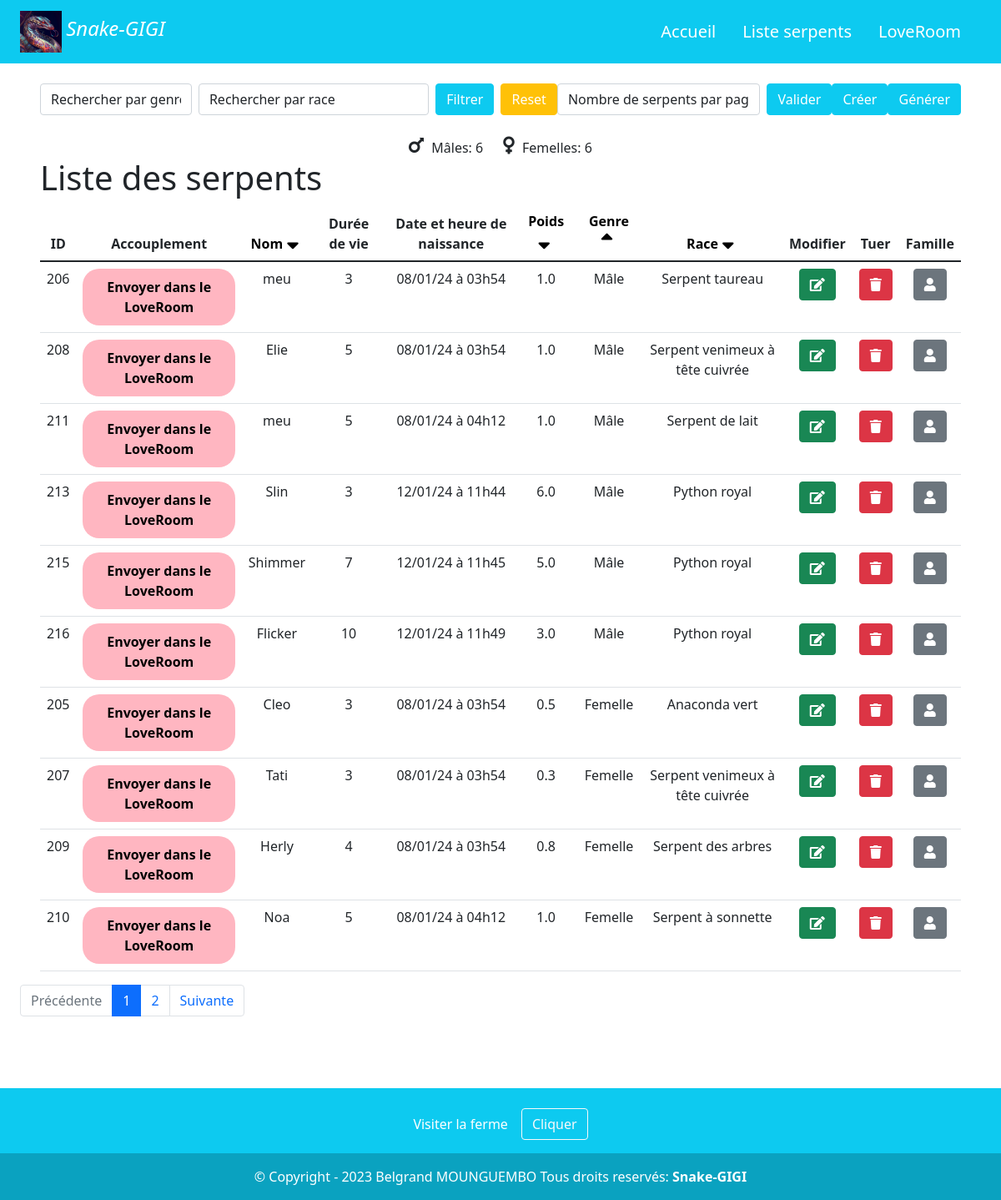
The page /index.php?idpage=listSerpents&sort=genre&direction=asc&page=1 on the database its author committed.
### tables this page shows
CREATE TABLE `Serpents` (
  `idSerpents` int(11) NOT NULL,
  `nom` varchar(255) DEFAULT NULL,
  `dureeVie` int(11) NOT NULL,
  `heure_et_date_naissance` datetime NOT NULL,
  `poids` decimal(5,2) NOT NULL,
  `genre` enum('Mâle','Femelle') NOT NULL,
  `idRace` int(11) DEFAULT NULL,
  `idPere` varchar(11) DEFAULT NULL,
  `idMere` varchar(11) DEFAULT NULL,
  `inLoveRoom` tinyint(1) DEFAULT '0',
  `estMort` int(1) DEFAULT NULL
);

CREATE TABLE `Races` (
  `idRace` int(11) NOT NULL,
  `nomRace` varchar(255) DEFAULT NULL
);

### Classes/bdd.class.php (called while the page is built, shortened)
<?php
class BDD {
	private $conn;
	public function __construct($h = 'localhost', $db = 'ElevageSerpents', $u = 'root', $pw = '') {
        $host = "127.0.0.1";
        $port = "8889";
        $dbname = "ElevageSerpents";
        $username = "root";
        $password = "root";
        $socket = "/Applications/MAMP/tmp/mysql/mysql.sock";
        $this->conn = new PDO("mysql:host=$host;port=$port;dbname=$dbname;charset=utf8;unix_socket=$socket", $username, $password);
    }
    public function execReq($sql, $params = []) {
        try {
            $stmt = $this->conn->prepare($sql);
            $stmt->execute($params);
            if (strpos($sql, 'SELECT') === 0) {
                return $stmt->fetchAll();
            }
            return $stmt->rowCount();
        } catch (PDOException $e) {
            echo "Erreur de base de données : " . $e->getMessage();
            return false;
        }
    }
}
?>

### pages/listSerpents.php (the view, shortened to what this page needs)
<?php
require_once('Classes/bdd.class.php');
$bdd = new BDD();
    if (isset($_GET['page']) && !empty($_GET['page'])) {
        $currentPage = (int) strip_tags($_GET['page']);
    } else {
        $currentPage = 1;
    }
    if (!isset($_POST["valider"]) && !isset($_SESSION["parPage"])) {
        $parPage = 10;
    } else if (isset($_POST["valider"])) {
        $parPage = intval($_POST["nbSerpents"]);
        $_SESSION["parPage"] = $parPage;
    } else {
        $parPage = (int)$_SESSION["parPage"];
    }
    $whereConditions = "WHERE (Serpents.inLoveRoom = 0 OR Serpents.inLoveRoom IS NULL)";
    $sql = "SELECT COUNT(*) AS nb_serpents FROM Serpents INNER JOIN Races ON Serpents.idRace = Races.idRace " . $whereConditions;
    $query = $bdd->execReq($sql);
    $res = $query[0];
    $nbSerpents = (int) $res['nb_serpents'];
    $pages = ceil($nbSerpents / $parPage);
    $first = ($currentPage * $parPage) - $parPage;
    $sort = $_GET['sort'] ?? 'idSerpents';
    $direction = $_GET['direction'] ?? 'asc';
    $sortColumn = $sort;
    if ($sort === 'race') {
        $sortColumn = 'Races.nomRace';
    } else if ($sort !== 'idSerpents') {
        $sortColumn = 'Serpents.' . $sort;
    }
    $sql = "SELECT Serpents.*, Races.nomRace
        FROM Serpents
        INNER JOIN Races ON Serpents.idRace = Races.idRace
        " . $whereConditions . "
        ORDER BY " . $sortColumn . " " . $direction . "
        LIMIT " . $first . "," . $parPage;
    $query = $bdd->execReq($sql);
    $serpents = $query;
$sqlMale = "SELECT COUNT(*) AS male_count FROM Serpents WHERE genre = 'Mâle'";
$queryMale = $bdd->execReq($sqlMale);
$maleCount = $queryMale[0]['male_count'];
$sqlFemale = "SELECT COUNT(*) AS female_count FROM Serpents WHERE genre = 'Femelle'";
$queryFemale = $bdd->execReq($sqlFemale);
$femaleCount = $queryFemale[0]['female_count'];
?>
<!DOCTYPE html>
<html lang="en">
<head>
    <link rel="stylesheet" href="https://stackpath.bootstrapcdn.com/bootstrap/5.1.3/css/bootstrap.min.css">
    <link rel="stylesheet" href="https://cdnjs.cloudflare.com/ajax/libs/font-awesome/5.15.1/css/all.min.css">
</head>
<body class="w-100">
    <div class="container-fluid" style="padding-bottom: 70px;">
        <main class="container-fluid  mt-4" >
            <div class="d-flex justify-content-between align-items-end mb-4">
                <form method="POST" class="d-flex">
                    <div class="me-2">
                        <select name="filter_gender" id="filter_gender" class="form-control">
                            <option value="" class="text-gray">Rechercher par genre</option>
                        </select>
                    </div>
                    <div class="me-2">
                        <select name="nameRace" id="idRace" class="form-control">
                            <option value="" class="text-gray">Rechercher par race</option>
                        </select>
                    </div>
                    <div class="me-2">
                        <button type="submit" name="filter" id="filter" class="btn btn-info text-white" style="text-decoration: none;">Filtrer</button>
                    </div>
                    <div>
                        <button type="submit" name="resetFilter" class="btn btn-warning text-white" style="text-decoration: none;">Reset</button>
                    </div>
                </form>
                <div class="d-flex">
                    <form action="" method="POST" class="d-flex">
                        <div class="me-2 text-gray" >
                            <select name="nbSerpents" id="" class="form-control">
                                <option value="" class="text-white">Nombre de serpents par page</option>
                            </select>
                        </div>
                        <button type="submit" name="valider" class="btn btn-info text-white" style="text-decoration: none;">Valider</button>
                    </form>
                </div>
                <div>
                    <a href="index.php?idpage=create" class="btn btn-info text-white" style="text-decoration: none;">Créer</a>
                </div>
                <div>
                    <form action="" method="POST">
                        <button type="submit" name="generateSerpents" class="btn btn-info text-white" style="text-decoration: none;">Générer </button>
                    </form>
                </div>
            </div>
            <div class="serpent-counts text-center">
                <span><i class="fas fa-mars" style="font-size: 24px;"></i> Mâles: <?= $maleCount ?></span>
                <span><i class="fas fa-venus" style="font-size: 24px;"></i> Femelles: <?= $femaleCount ?></span>
            </div>
            <div class="row">
                <section class="col-12">
                    <h1>Liste des serpents</h1>
                    <table class="table">
                        <thead>
                            <th class="text-center">ID</th>
                            <th class="text-center">Accouplement</th>
                            <th class="text-center">
                                <a href="index.php?idpage=listSerpents&sort=nom&direction=<?php echo ($sort == 'nom' && $direction == 'asc') ? 'desc' : 'asc'; ?>&page=<?= $currentPage ?> " style="color: black; text-decoration: none;">
                                    Nom
                                    <i class="fas <?php echo ($sort == 'nom' && $direction == 'asc') ? 'fa-sort-up' : 'fa-sort-down'; ?>"></i>
                                </a>
                            </th>
                            <th class="text-center">Durée de vie</th>
                            <th class="text-center">Date et heure de naissance</th>
                            <th class="text-center">
                                <a href="index.php?idpage=listSerpents&sort=poids&direction=<?php echo ($sort == 'poids' && $direction == 'asc') ? 'desc' : 'asc'; ?>&page=<?= $currentPage ?>" style="color: black; text-decoration: none;">
                                    Poids
                                    <i class="fas <?php echo ($sort == 'poids' && $direction == 'asc') ? 'fa-sort-up' : 'fa-sort-down'; ?>"></i>
                                </a>
                            </th>
                            <th class="text-center">
                                <a href="index.php?idpage=listSerpents&sort=genre&direction=<?php echo ($sort == 'genre' && $direction == 'asc') ? 'desc' : 'asc'; ?>&page=<?= $currentPage ?>" style="color: black; text-decoration: none;">
                                    Genre
                                    <i class="fas <?php echo ($sort == 'genre' && $direction == 'asc') ? 'fa-sort-up' : 'fa-sort-down'; ?>"></i>
                                </a>
                            </th>
                            <th class="text-center">
                                <a href="index.php?idpage=listSerpents&sort=race&direction=<?php echo ($sort == 'race' && $direction == 'asc') ? 'desc' : 'asc'; ?>&page=<?= $currentPage ?>" style="color: black; text-decoration: none;">
                                    Race
                                    <i class="fas <?php echo ($sort == 'race' && $direction == 'asc') ? 'fa-sort-up' : 'fa-sort-down'; ?>"></i>
                                </a>
                            </th>
                            <th class="text-center">Modifier</th>
                            <th class="text-center">Tuer</th>
                            <th class="text-center">Famille</th>
                        </thead>
                        <tbody>
                            <?php
                                foreach ($serpents as $serpent) {
                                $dateNaissance = DateTime::createFromFormat('Y-m-d H:i:s', $serpent['heure_et_date_naissance']);
                                if ($dateNaissance) {
                                    $formattedDate = $dateNaissance->format('d/m/y \à H\hi');
                                } else {
                                    $formattedDate = 'Date inconnue';
                                }
                                echo "<tr>";
                                echo "<td class='text-center'>" . htmlspecialchars($serpent['idSerpents']) . "</td>";
                                echo "<td class='text-center'>" .
                                        "<div>" .
                                        "<form action='index.php?idpage=loveRoom' method='POST'>" .
                                        "<input type='hidden' name='idSerpents' value='" . htmlspecialchars($serpent["idSerpents"]) . "'/>" .
                                        "<button type='submit' class='btn-love' name='inLoveRoom'>Envoyer dans le LoveRoom</button>" .
                                        "</form>" .
                                        "</div>" .
                                    "</td>";
                                echo "<td class='text-center'>" . htmlspecialchars($serpent['nom']) . "</td>";
                                echo "<td class='text-center'>" . htmlspecialchars($serpent['dureeVie']) . "</td>";
                                echo "<td class='text-center'>" . htmlspecialchars($formattedDate) . "</td>";
                                echo "<td class='text-center'>" . number_format($serpent['poids'], 1) . "</td>";
                                echo "<td class='text-center'>" . htmlspecialchars($serpent['genre']) . "</td>";
                                echo "<td class='text-center'>" . htmlspecialchars($serpent['nomRace']) . "</td>";
                                echo "<td class='text-center'>" .
                                        "<form action='index.php?idpage=update&idSerpents=" . htmlspecialchars($serpent['idSerpents']) . "' method='POST'>" .
                                            "<button class='btn btn-success' name='delete' id='btn_edit'> <span class='fa fa-edit'></span></button>" .
                                        "</form>" .
                                     "</td>";
                                echo "<td class='text-center'>" .
                                     "<form action='index.php?idpage=kill&idSerpents=" . htmlspecialchars($serpent['idSerpents']) . "' method='POST' onclick='return confirm(\"Êtes-vous sûr de vouloir tuer ce serpent ?\");'>" .
                                         "<button class='btn btn-danger' id='btn_delete'> <span class='fa fa-trash'></span> </button>" .
                                     "</form>" .
                                    "</td>";
                                echo "<td class='text-center'>" .
                                        "<form action='index.php?idpage=profile&idSerpents=" . htmlspecialchars($serpent['idSerpents']) . "' method='POST'>" .
                                            "<button class='btn btn-secondary'> <span class='fa fa-user'></span></button>" .
                                        "</form>" .
                                    "</td>";
                                echo "</tr>";
                             ?>
                                <?php
                                }
                                ?>
                        </tbody>
                    </table>
                </section>
            </div>
        </main>
        <nav>
            <ul class="pagination">
                <li class="page-item <?= ($currentPage == 1) ? "disabled" : "" ?>">
                    <a href="./?idpage=listSerpents&page=<?= $currentPage - 1 ?>" class="page-link">Précédente</a>
                </li>
                <?php for ($page = 1; $page <= $pages; $page++) : ?>
                    <li class="page-item <?= ($currentPage == $page) ? "active" : "" ?>">
                        <a href="./?idpage=listSerpents&page=<?= $page ?>" class="page-link"><?= $page ?></a>
                    </li>
                <?php endfor ?>
                <li class="page-item <?= ($currentPage == $pages) ? "disabled" : "" ?>">
                    <a href="./?idpage=listSerpents&page=<?= $currentPage + 1 ?>" class="page-link">Suivante</a>
                </li>
            </ul>
        </nav>
    </div>
</body>
</html>

### pages/listSerpents.php (style rules this page uses)
.btn-love { background-color: #ffb6c1; border: none; border-radius: 20px; font-weight: bold; font-size: 16px; padding: 10px 20px; display: flex; align-items: center; justify-content: center; }
.text-gray { color: gray !important; }
a { text-decoration: none !important; }
.text-center { text-align: center; }
.serpent-counts span { margin: 0 10px; }
.fas { font-size: 24px; }
.fas { margin-right: 5px; }

### rows shown on the page
serpents: idSerpents "206", nom "meu", dureeVie "3", heure_et_date_naissance "08/01/24 à 03h54", poids "1.0", genre "Mâle", idRace.nomRace "Serpent taureau"
serpents: idSerpents "208", nom "Elie", dureeVie "5", heure_et_date_naissance "08/01/24 à 03h54", poids "1.0", genre "Mâle", idRace.nomRace "Serpent venimeux à tête cuivrée"
serpents: idSerpents "211", nom "meu", dureeVie "5", heure_et_date_naissance "08/01/24 à 04h12", poids "1.0", genre "Mâle", idRace.nomRace "Serpent de lait"
serpents: idSerpents "213", nom "Slin", dureeVie "3", heure_et_date_naissance "12/01/24 à 11h44", poids "6.0", genre "Mâle", idRace.nomRace "Python royal"
serpents: idSerpents "215", nom "Shimmer", dureeVie "7", heure_et_date_naissance "12/01/24 à 11h45", poids "5.0", genre "Mâle", idRace.nomRace "Python royal"
serpents: idSerpents "216", nom "Flicker", dureeVie "10", heure_et_date_naissance "12/01/24 à 11h49", poids "3.0", genre "Mâle", idRace.nomRace "Python royal"
serpents: idSerpents "205", nom "Cleo", dureeVie "3", heure_et_date_naissance "08/01/24 à 03h54", poids "0.5", genre "Femelle", idRace.nomRace "Anaconda vert"
serpents: idSerpents "207", nom "Tati", dureeVie "3", heure_et_date_naissance "08/01/24 à 03h54", poids "0.3", genre "Femelle", idRace.nomRace "Serpent venimeux à tête cuivrée"
serpents: idSerpents "209", nom "Herly", dureeVie "4", heure_et_date_naissance "08/01/24 à 03h54", poids "0.8", genre "Femelle", idRace.nomRace "Serpent des arbres"
serpents: idSerpents "210", nom "Noa", dureeVie "5", heure_et_date_naissance "08/01/24 à 04h12", poids "1.0", genre "Femelle", idRace.nomRace "Serpent à sonnette"

### other values the page prints
$maleCount "6"
$femaleCount "6"
